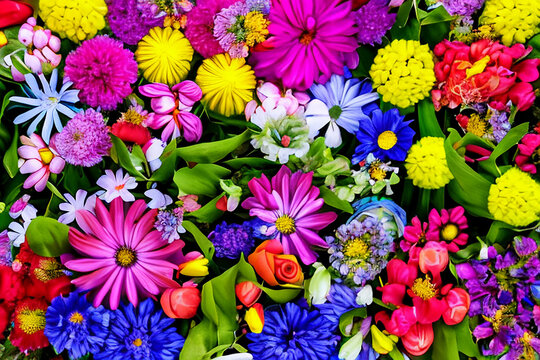
#> input picture M2_Visionary AI - I/Lesson_4/Activity_1/flowers.jpg, 540 x 360 px
$ python main.py   (older library calls are emulated)
#> lines starting #> are read from the running program, lines starting #| are printed output that depends on the picture
'''
Title
Interactive Edge Detection & Filtering
Short description:
Explore edge detection techniques (Sobel, Canny, Laplacian) and apply noise reduction filters (Gaussian, Median) interactively. Students will experiment with parameters and observe their effects on real images.

'''

import cv2
import numpy as np
import matplotlib.pyplot as plt

# Define a function to display an image with a title.
# title is the heading displayed above the image.
# image is the image to be displayed.
def display_image(title, image):

    # Create a figure of size 8 x 8 inches.
    plt.figure(figsize=(8, 8))

    # Check if the image is grayscale.
    # A grayscale image has only 2 dimensions (height, width).
    if len(image.shape) == 2:
        plt.imshow(image, cmap='gray')   # Display grayscale image.

    # Otherwise, the image is a color image.
    # Convert BGR to RGB before displaying with Matplotlib.
    else:
        plt.imshow(cv2.cvtColor(image, cv2.COLOR_BGR2RGB))

    # Display the title above the image.
    plt.title(title)

    # Hide the x-axis and y-axis.
    plt.axis('off')

    # Display the image.
    plt.show()


def interactive_edge_detection(image_path):
    """Interactive activity for edge detection and filtering."""
#> called with image_path = 'flowers.jpg'
    image = cv2.imread(image_path)
#> image is the input picture: shape (360, 540, 3); mean B, G, R 90.2, 84.1, 134.6
    if image is None:
        print("Error: Image not found!")
        return

    # Convert to grayscale
    gray_image = cv2.cvtColor(image, cv2.COLOR_BGR2GRAY)
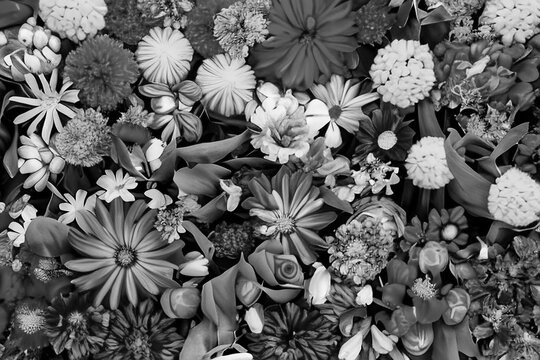
#> gray_image: shape (360, 540); min 0, max 255, mean 99.9
    display_image("Original Grayscale Image", gray_image)

    print("Select an option:")
    print("1. Sobel Edge Detection")
    print("2. Canny Edge Detection")
    print("3. Laplacian Edge Detection")
    print("4. Gaussian Smoothing")
    print("5. Median Filtering")
    print("6. Exit")

    while True:
        choice = input("Enter your choice (1-6): ")

        if choice == "1":
            # Sobel Edge Detection

            #dx = Direction along the X-axis (left ↔ right), dy = Direction along the Y-axis (top ↕ bottom)
            # Detects vertical edges in the grayscale image using a 3×3 Sobel filter (dx=1, dy=0) and stores the result as a 64-bit floating-point image.
            sobel_x = cv2.Sobel(gray_image, cv2.CV_64F, 1, 0, ksize=3)
            # Detects horizontal edges in the grayscale image using a 3×3 Sobel filter (dx=0, dy=1) and stores the result as a 64-bit floating-point image.
            sobel_y = cv2.Sobel(gray_image, cv2.CV_64F, 0, 1, ksize=3)
            # Converts both edge images to 8-bit format (0–255) and combines them into a single edge image using a bitwise OR operation.
            combined_sobel = cv2.bitwise_or(sobel_x.astype(np.uint8), sobel_y.astype(np.uint8))
            display_image("Sobel Edge Detection", combined_sobel)

        elif choice == "2":
            # Canny Edge Detection
            #Think of an edge as a place where the pixel intensity changes suddenly.
            print("Adjust thresholds for Canny (default: 100 and 200)")
            lower_thresh = int(input("Enter Lower threshold: "))
            upper_thresh = int(input("Enter Upper threshold: "))
            # Detect edges in the grayscale image using the Canny Edge Detection algorithm.
            # gray_image is the input image, lower_thresh removes weak edges, and upper_thresh detects strong edges.
            edges = cv2.Canny(gray_image, lower_thresh, upper_thresh)
            display_image("Canny Edge Detection", edges)

        elif choice == "3":
            # Laplacian Edge Detection
            # Detect all edges (horizontal, vertical, and diagonal) in the grayscale image and store the result as a 64-bit floating-point image.
            laplacian = cv2.Laplacian(gray_image, cv2.CV_64F)
            # Convert negative edge values to positive using abs, change the image to 8-bit format (0–255), and display the Laplacian edge-detected image.
            display_image("Laplacian Edge Detection", np.abs(laplacian).astype(np.uint8))

        elif choice == "4":
            # Gaussian Smoothing
            print("Adjust kernel size for Gaussian blur (must be odd, default: 5)")
            kernel_size = int(input("Enter kernel size (odd number): "))
            # (kernel_size, kernel_size) specifies the size of the Gaussian filter (e.g., 3×3, 5×5, 7×7).
            # 0 tells OpenCV to automatically calculate the blur strength (sigma).
            blurred = cv2.GaussianBlur(image, (kernel_size, kernel_size), 0)
            display_image("Gaussian Smoothed Image", blurred)

        elif choice == "5":
            # Median Filtering
            print("Adjust kernel size for Median filtering (must be odd, default: 5)")
            kernel_size = int(input("Enter kernel size (odd number): "))
            # kernel_size specifies the size of the filter (must be an odd number like 3, 5, or 7).
            median_filtered = cv2.medianBlur(image, kernel_size)
            display_image("Median Filtered Image", median_filtered)

        elif choice == "6":
            # Exit
            print("Exiting...")
            break

        else:
            print("Invalid choice. Please select a number between 1 and 6.")
#> this loop made 7 passes; the answer given on pass 1: 1
#> pass 1, in interactive_edge_detection, `sobel_x = cv2.Sobel(gray_image, cv2.CV_64F, 1, 0, ksize=3)`:
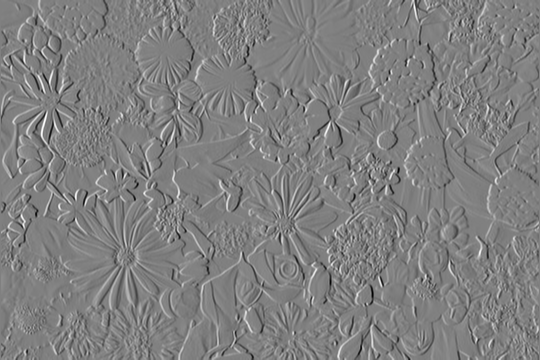
#> sobel_x: shape (360, 540) float64; min -973, max 962, mean 0.3; drawn with min black and max white
#> pass 1, in interactive_edge_detection, `sobel_y = cv2.Sobel(gray_image, cv2.CV_64F, 0, 1, ksize=3)`:
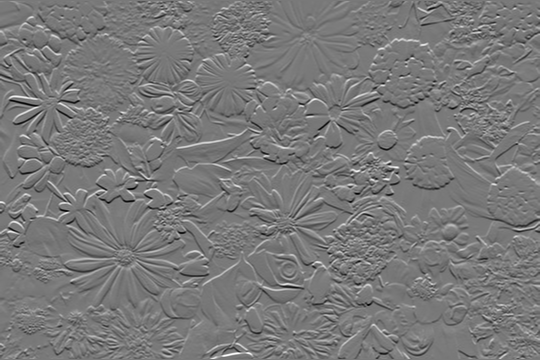
#> sobel_y: shape (360, 540) float64; min -916, max 1004, mean -0.7; drawn with min black and max white
#> pass 1, in interactive_edge_detection, `combined_sobel = cv2.bitwise_or(sobel_x.astype(np.uint8), sobel_y.asty..`:
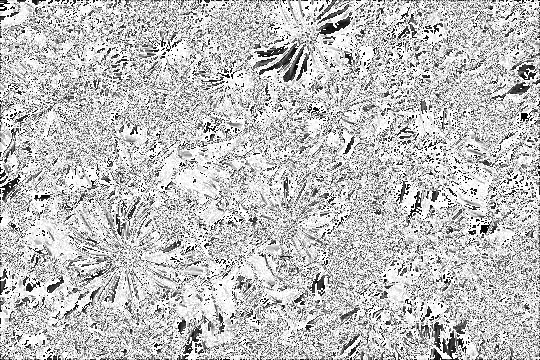
#> combined_sobel: shape (360, 540); min 0, max 255, mean 191.3


# Provide the path to an image for the activity
#> (the run stopped early here; a loop or call above may not have finished)
